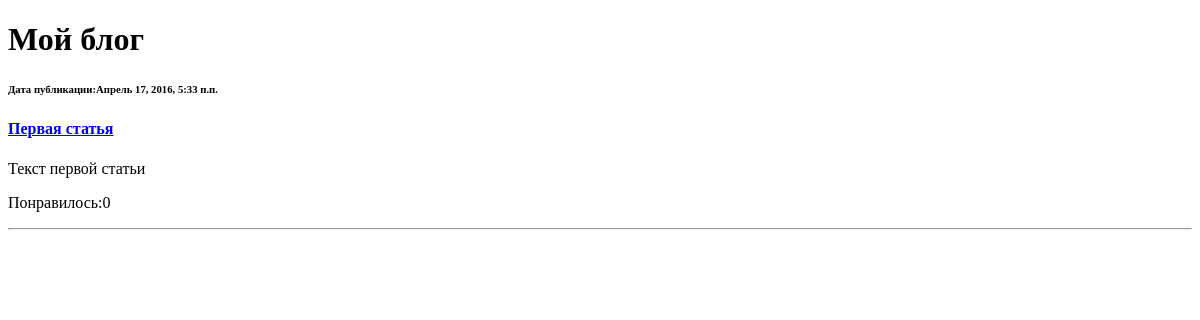
The page /basicview/articles/all/ on the database as committed earlier.
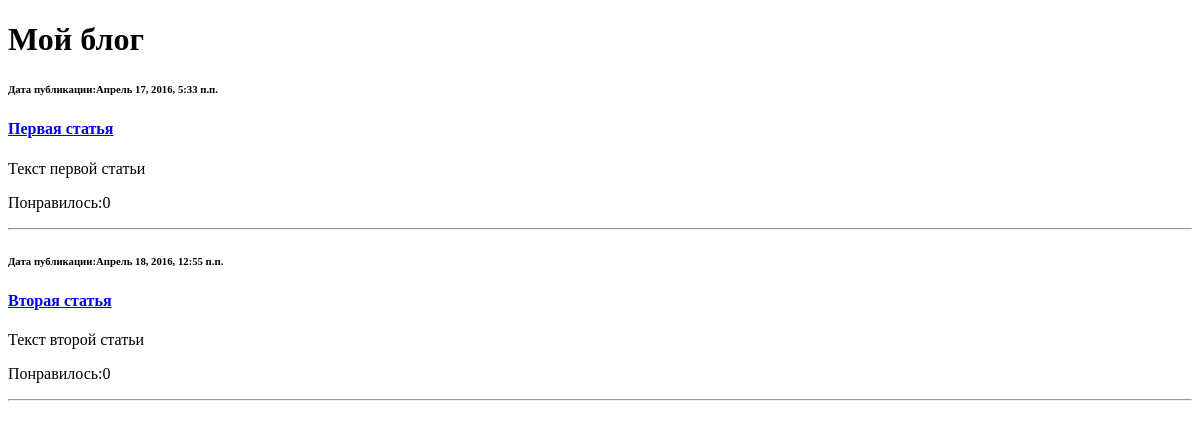
The same page on the database as committed later.
### article/models.py (models this page shows)
class Article(models.Model):
    class Meta():
        db_table = 'article'
    article_title = models.CharField(max_length = 200)
    article_text = models.TextField()
    article_date = models.DateTimeField()
    article_likes = models.IntegerField(default=0)

### article/views.py (the view)
# urls.py: url(r'^articles/get/(?P<article_id>\d+)/$', 'article.views.article'),
def articles(request):
    return render_to_response('articles.html', {'articles': Article.objects.all()})

### article/templates/articles.html
{% extends 'main.html' %}
{% block article %}
{% for article in articles %}
    <h6>Дата публикации:{{ article.article_date }}</h6>
    <h4><a href="/articles/get/{{ article.id }}">{{ article.article_title }}</a></h4>
    <p>{{ article.article_text }}</p>
    <p>Понравилось:{{ article.article_likes }}</p>
    <hr>
{% endfor %}
{% endblock %}

### templates/main.html (shortened to what this page needs)
<!DOCTYPE html>
<html lang="en">
<head>
</head>
<body>
<h1>Мой блог</h1>
{% block article %}{% endblock %}
</body>
</html>

Rows that differ between the two databases and show on the page:
added Article: article_date "Апрель 18, 2016, 12:55 п.п.", article_title "Вторая статья", article_text "Текст второй статьи", article_likes "0"
